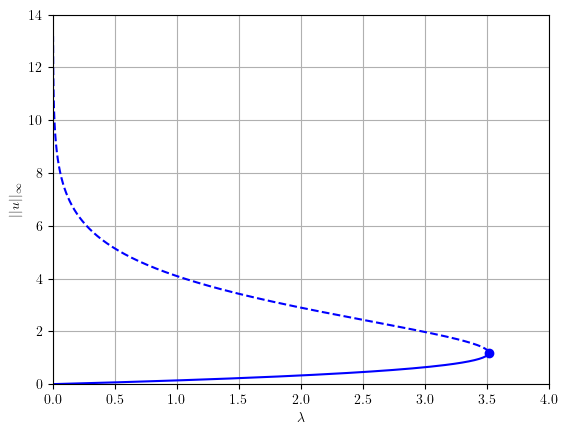

Write the Python code that produced this figure.
#!/usr/bin/env python

# import matplotlib.pyplot as plt
import numpy as np

from contspy import Continuation

# sys.path.insert(0, '/Users/ajacquey/projects/contspy/')
# from contspy import main


class Bratu1d(Continuation):
    def Res(self, u, lmbda):
        """
      The residual to solve for the system
    """
        return np.dot(self.D2, u) + lmbda * np.exp(u)

    def dRes_dlmbda(self, u, lmbda):
        """
      The residual derivative wrt the lambda parameter
    """
        return np.exp(u)

    def Jac(self, u, lmbda):
        """
      The jacobian of the system
    """
        return self.D2 + lmbda * np.diag(np.exp(u))


def test_bratu():
    problem = Bratu1d(L=1.0, N=50)
    # Initial guess
    u0 = np.zeros(problem.N + 1)
    # Initial parameter value
    lmbda0 = 0.0

    problem.run(u0, lmbda0, 0.1, 500)

    # # Convert lists to numpy arrays
    # lmbda = np.array(lmbda_list)
    # val_norm = np.array(values_list)
    # stability = np.array(stability_list)
    # val_norm_stable = np.NaN * np.ones_like(val_norm)
    # val_norm_unstable = np.NaN * np.ones_like(val_norm)
    # val_norm_stable[stability] = val_norm[stability]
    # val_norm_unstable[~stability] = val_norm[~stability]

    # # Plot
    # plt.rc("text", usetex=True)
    # fig = plt.figure()
    # ax1 = fig.add_subplot(111)
    # ax1.set_xlabel(r"$\lambda$")
    # ax1.set_ylabel(r"$||u||_{\infty}$")
    # ax1.grid()

    # ax1.plot(lmbda, val_norm_stable, "-", color="blue")
    # ax1.plot(lmbda, val_norm_unstable, "--", color="blue")
    # ax1.plot(lmbda[saddle_list], val_norm[saddle_list], "o", color="blue")
    # ax1.plot(lmbda[hopf_list], val_norm[hopf_list], "o", color="red")
    # ax1.set_xlim(0.0, 4.0)
    # ax1.set_ylim(0.0, 14.0)
    # fig.savefig("test_bratu.png", type="PNG", bbox_inches="tight", transparent=False)


if __name__ == "__main__":
    test_bratu()
